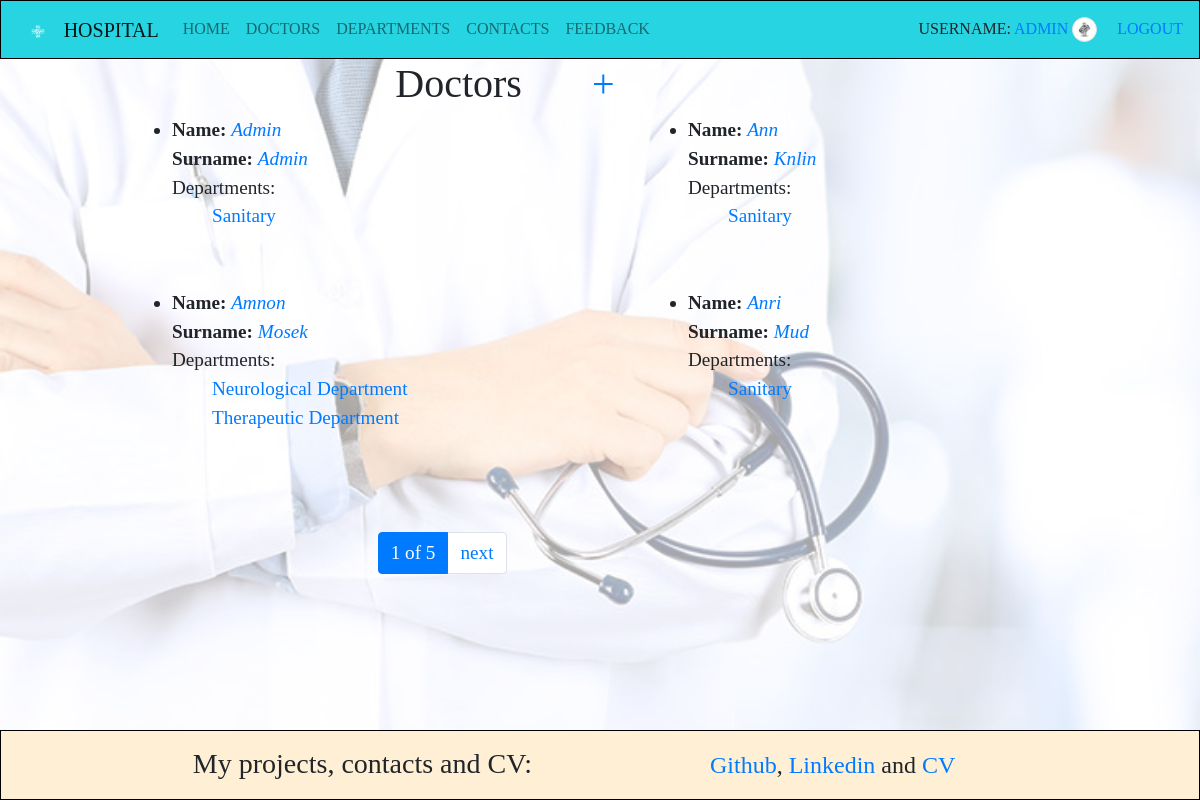
/doctors/ (signed in), run on the app's committed database.
### app/models.py (models this page shows, shortened)
class Doctor(AbstractUser):
    experience = models.IntegerField(null=True, blank=True, default=0)
    description = models.CharField(max_length=255, null=True, blank=True)
    contacts = models.IntegerField(null=True, blank=True)
    avatar = models.ImageField(upload_to="avatars", null=True, blank=True, default="avatars/default_user.png")
    department = models.ManyToManyField(Department)
    class Meta:
        ordering = ["first_name"]

class Department(models.Model):
    name = models.CharField(max_length=255)
    description = models.CharField(max_length=500, null=True, blank=True)
    class Meta:
        ordering = ["name"]

### app/views.py (the view)
# urls.py: path("doctors/", DoctorsListView.as_view(), name="doctors_list"),
class DoctorsListView(generic.ListView):
    model = Doctor
    template_name = "app/doctors_list.html"
    context_object_name = "doctors_list"
    paginate_by = 4

### templates/app/doctors_list.html
{% extends "base.html" %}
{% block content %}
    <div class="doctor_list">
        <h1 class="doctors-header">Doctors &nbsp &nbsp &nbsp <a href="{% url 'app:doctors_create' %}">+</a></h1>
        <ul>
            {% for doctor in doctors_list %}
                <div>
                    <li>
                        <b>Name:</b> <i><a href="{% url 'app:doctor_detail' pk=doctor.id %}">{{ doctor.first_name }}</a></i>
                        <br>
                        <b>Surname:</b> <i><a href="{% url 'app:doctor_detail' pk=doctor.id %}">{{ doctor.last_name }}</a></i>
                        <br>
                        Departments:
                        {% for departments in doctor.department.all %}
                             <ol><a href="{% url 'app:departments_detail' pk=departments.id %}">{{ departments.name }}</a></ol>
                        {% endfor %}
                        <br>
                        <br>
                    </li>
                </div>
            {% endfor %}
        </ul>
    </div>
{% endblock %}
{% block background %}
    <div class="doctors_background"></div>
{% endblock %}

### templates/includes/navbar.html (shortened to what this page needs)
<nav class="navbar navbar-light navbar-expand-lg bg-navbar fixed-top" role="navigation">
    <a class="navbar-brand">
        <img src="/static/images/brand-logo.jpeg" alt="" height="25">
        Hospital
    </a>
    <div class="collapse navbar-collapse" id="navbarSupportedContent">
        <ul class="navbar-nav mr-auto">
            <li class="nav-item">
                <a class="nav-link" href="{% url 'app:index' %}">Home</a>
            </li>
            <li class="nav-item">
                <a class="nav-link" href="{% url 'app:doctors_list' %}">Doctors</a>
            </li>
            <li class="nav-item">
                <a class="nav-link" href="{% url 'app:departments_list' %}">Departments</a>
            </li>
            <li class="nav-item">
                <a class="nav-link" href="{% url 'app:doctors_contact_list' %}">Contacts</a>
            </li>
            <li class="nav-item">
                <a class="nav-link" href="{% url 'app:contact_us' %}">Feedback</a>
            </li>
        </ul>
        <form class="form my-2 my-lg-0">
             {% if user.is_authenticated %}
                 Username: <a href="{% url 'app:doctor_detail' pk=user.id %}">{{ user.get_username }}</a>
                 <img class="img-thumbnail rounded-circle" style="width: 25px; height: 25px;" src="{{ user.avatar.url }}">
                 <a href="{% url 'logout'%}?next={{request.path}}">Logout</a>
            {% else %}
                <a href="{% url 'login'%}?next={{request.path}}">Login</a>
            {% endif %}
        </form>
    </div>
</nav>

### static/css/styles.css (style rules this page uses)
body { font-family: Verdana, serif; position: relative; min-height: 100vh; padding-top: 60px; padding-bottom: 150px; }
.doctors_background { background: url("../images/doctors_page.jpeg") center center/cover no-repeat; opacity: 35%; display: block; width: 100%; height: 100%; position: absolute; top: 0; left: 0; }
.navbar { background-color: #27d4e2; border: 1px solid black; text-transform: uppercase; }
.nav-item a::after { content: ''; display: block; width: 100%; background-color: #ccc; height: 1px; transform: scale(0); }
.doctor_list ul { -moz-column-count: 2; -webkit-column-count: 2; column-count: 2; list-style-type: disc; height: 400px; }
.doctor_list { margin-left: 10%; }
.doctors-header { margin-left: 25%; }

### data on the page
Doctor: get_username "ADMIN", avatar (picture), first_name "Admin", last_name "Admin"
Department: name "Sanitary"
Doctor: first_name "Amnon", last_name "Mosek"
Department: name "Neurological Department"
Department: name "Therapeutic Department"
Doctor: first_name "Ann", last_name "Knlin"
Doctor: first_name "Anri", last_name "Mud"

### other printed values
{{ page_obj.number }} "1"
{{ paginator.num_pages }} "5"
